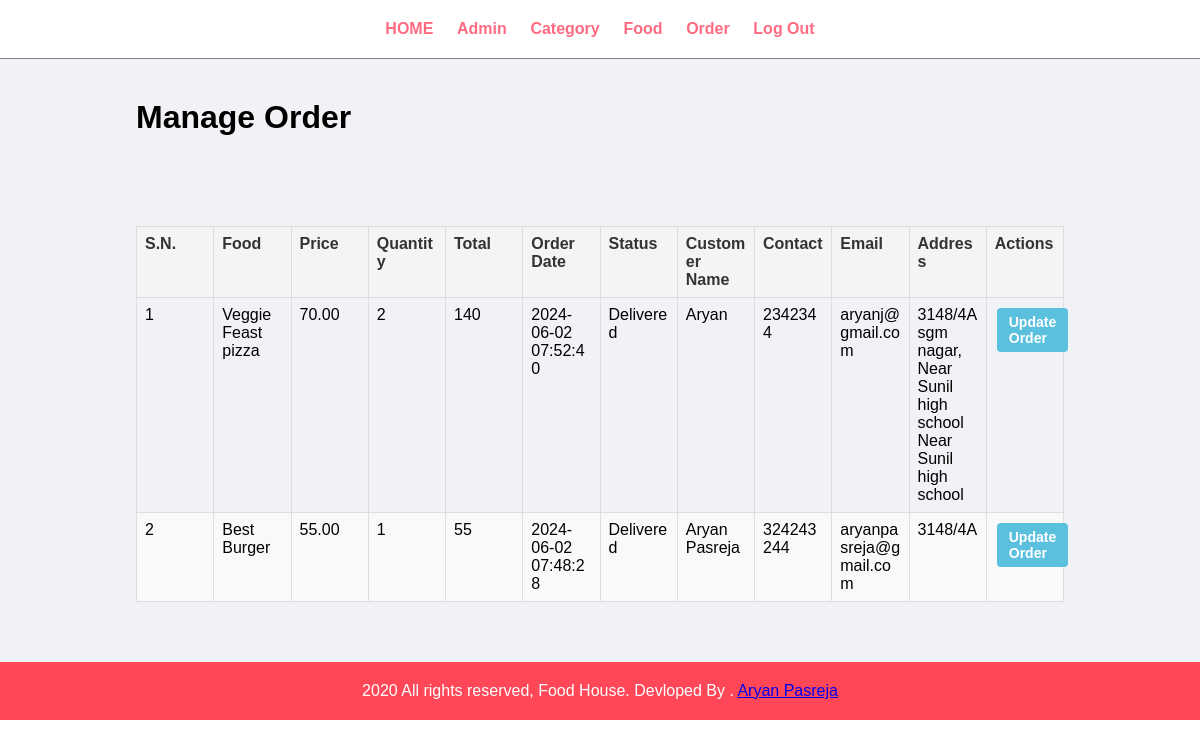
The page /admin/manage-order.php (signed in) on the database its author committed.
### tables this page shows
CREATE TABLE `tbl_order` (
  `id` int(10) UNSIGNED NOT NULL,
  `food` varchar(150) NOT NULL,
  `price` decimal(10,2) NOT NULL,
  `qty` int(11) NOT NULL,
  `total` decimal(10,2) NOT NULL,
  `order_date` datetime NOT NULL,
  `status` varchar(50) NOT NULL,
  `customer_name` varchar(150) NOT NULL,
  `customer_contact` varchar(20) NOT NULL,
  `customer_email` varchar(150) NOT NULL,
  `customer_address` varchar(255) NOT NULL
);

### admin/manage-order.php (the view, shortened to what this page needs)
<?php include('partials/menu.php'); ?>
<div class="main-content">
    <div class="wrapper">
        <h1>Manage Order</h1>
        <br><br>
        <br><br><br>
        <table class="tbl-full">
            <thead>
                <tr>
                    <th>S.N.</th>
                    <th>Food</th>
                    <th>Price</th>
                    <th>Quantity</th>
                    <th>Total</th>
                    <th>Order Date</th>
                    <th>Status</th>
                    <th>Customer Name</th>
                    <th>Contact</th>
                    <th>Email</th>
                    <th>Address</th>
                    <th>Actions</th>
                </tr>
            </thead>
            <tbody>
                <?php
                    $sql = "SELECT * FROM tbl_order ORDER BY id DESC";
                    $res = mysqli_query($conn, $sql);
                    $count = mysqli_num_rows($res);
                    $sn = 1;
                    if($count > 0) {
                        while($row = mysqli_fetch_assoc($res)) {
                            $id = $row['id'];
                            $food = $row['food'];
                            $price = $row['price'];
                            $qty = $row['qty'];
                            $total = $price*$qty;
                            $order_date = $row['order_date'];
                            $status = $row['status'];
                            $customer_name = $row['customer_name'];
                            $customer_contact = $row['customer_contact'];
                            $customer_email = $row['customer_email'];
                            $customer_address = $row['customer_address'];
                            ?>
                            <tr>
                                <td><?php echo $sn++; ?></td>
                                <td><?php echo htmlspecialchars($food); ?></td>
                                <td><?php echo htmlspecialchars($price); ?></td>
                                <td><?php echo htmlspecialchars($qty); ?></td>
                                <td><?php echo htmlspecialchars($total); ?></td>
                                <td><?php echo htmlspecialchars($order_date); ?></td>
                                <td><?php echo htmlspecialchars($status); ?></td>
                                <td><?php echo htmlspecialchars($customer_name); ?></td>
                                <td><?php echo htmlspecialchars($customer_contact); ?></td>
                                <td><?php echo htmlspecialchars($customer_email); ?></td>
                                <td><?php echo htmlspecialchars($customer_address); ?></td>
                                <td>
                                    <a href="<?php echo SITEURL; ?>admin/update-order.php?id=<?php echo $id; ?>" class="btn-secondary">Update Order</a>
                                </td>
                            </tr>
                            <?php
                        }
                    } else {
                        ?>
                        <tr>
                            <td colspan="12"><div class="error">No Orders Found.</div></td>
                        </tr>
                        <?php
                    }
                ?>
            </tbody>
        </table>
    </div>
</div>
<?php include('partials/footer.php'); ?>

### css/admin.css (style rules this page uses)
* { margin: 0; padding: 0; font-family: Arial, Helvetica, sans-serif; }
.wrapper { padding: 1%; width: 80%; margin: 0 auto; }
.tbl-full { width: 100%; }
table tr th { border-bottom: 1px solid black; padding: 1%; text-align: left; }
table tr td { padding: 1%; }
.btn-secondary { background-color: #7bed9f; padding: 1%; color: black; text-decoration: none; font-weight: bold; }
.main-content { background-color: #f1f2f6; padding: 3% 0; }
.tbl-full { width: 100%; border-collapse: collapse; margin-bottom: 20px; table-layout: fixed; word-wrap: break-word; }
.tbl-full th, .tbl-full td { border: 1px solid #ddd; padding: 8px; text-align: left; vertical-align: top; }
.tbl-full th { background-color: #f4f4f4; color: #333; font-weight: bold; }
.tbl-full tr:nth-child(even) { background-color: #f9f9f9; }
.btn-primary, .btn-secondary, .btn-danger { display: inline-block; padding: 6px 12px; margin: 2px; text-decoration: none; border-radius: 4px; font-size: 14px; }
.btn-secondary { background-color: #5bc0de; color: white; }
.wrapper { max-width: 1200px; margin: 0 auto; padding: 20px; }
.main-content { padding: 20px; }

### rows shown on the page
tbl_order: food "Veggie Feast pizza", price "70.00", qty "2", total "140", order_date "2024-06-02 07:52:40", status "Delivered", customer_name "Aryan", customer_contact "2342344", customer_email "aryanj@gmail.com", customer_address "3148/4A sgm nagar, Near Sunil high school Near Sunil high school"
tbl_order: food "Best Burger", price "55.00", qty "1", total "55", order_date "2024-06-02 07:48:28", status "Delivered", customer_name "Aryan Pasreja", customer_contact "324243244", customer_email "aryanpasreja@gmail.com", customer_address "3148/4A"
